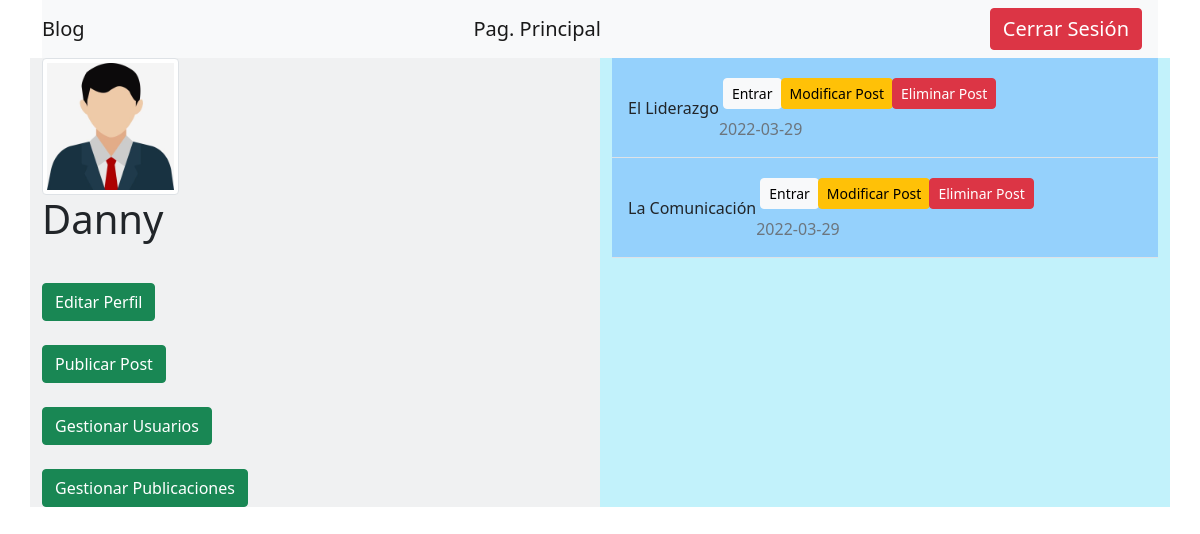
/Blog/Perfil/perfil.php (signed in), run on the app's committed database.
### tables this page shows
CREATE TABLE `poster` (
  `id` int(11) NOT NULL,
  `post` varchar(500) NOT NULL,
  `usuario` int(11) NOT NULL,
  `fecha_post` date NOT NULL,
  `titulo` varchar(100) NOT NULL
);

### Blog/Perfil/perfil.php (the view, shortened to what this page needs)
<?php
include "../Conexion/conexion.php";
?>
<!DOCTYPE html>
<html>
        <head>
    </head>
    <body>
        <div class="container">
            <div class="row">
            <div class="col-md-12">
      <nav class="navbar navbar-light bg-light">
  <a class="navbar-brand">Blog
  </a>
          <a class="navbar-brand" href="../index.php">Pag. Principal
  </a>
          <a class="navbar-brand btn btn-danger text-white" href="../Login/logout.php">Cerrar Sesión
  </a>
</nav>
</div>
        <div class="col-md-6 bg-secondary bg-opacity-10">
            <div>
                <?php
                    $ruta='../files/'.$_SESSION['id'].'/';
                    $filehandle = opendir($ruta);
                    while ($file = readdir($filehandle)) {
                    if ($file != "." && $file != "..") {
                    ?>
                    <div class="col-md-3">
                    <img class="img-thumbnail" <?php echo "src='$ruta$file'" ?>>
                    </div>
                    <?php
                    }
                    }
?>
                <label class="form-label"><h1><?php echo $_SESSION['usuario'];?></h1></label>
            </div>
            <br>
            <div class="col-md-12">
                <a class="btn btn-success" href="../FuncionesInfo/ModificarPerfil.php?id=<?php echo $_SESSION['id']; ?>">Editar Perfil</a>
            </div>
            <br>
            <div class="col-md-12">
                <a class="btn btn-success" href="../Perfil/portal.php?id=<?php echo $_SESSION['id']; ?>">Publicar Post</a>
            </div>
            <br>
            <?php if($_SESSION['superu'] != '0'){ ?>
            <div class="col-md-12">
                <a class="btn btn-success" href="../FuncS/ListUsers.php?id=<?php echo $_SESSION['id']; ?>">Gestionar Usuarios</a>
            </div>
            <br>
            <div class="col-md-12">
                <a class="btn btn-success" href="../FuncS/ListPost.php?id=<?php echo $_SESSION['id']; ?>">Gestionar Publicaciones</a>
            </div>
            <?php } ?>
        </div>
        <div class="col-md-6 bg-info bg-opacity-25">
                <?php
                $query = "SELECT * FROM poster WHERE usuario = '".$_SESSION['id']."' ORDER BY id DESC";
                $resultado = $mysqli->query($query);
                while($row = $resultado->fetch_array(MYSQLI_ASSOC)) {
                    ?>
            <div class="p-3 d-flex align-items-center border-bottom osahan-post-header bg-primary bg-opacity-25">
                        <div class="font-weight-bold mr-3">
                            <div class="text-justify"><?php echo $row['titulo']; ?></div>
                        </div>
                        <span class="ml-auto mb-auto">
                            <div class="btn-group p-1">
                                <a class="btn btn-light btn-sm rounded" href="postDirec.php?id=<?php echo $row['id'];?>">Entrar</a>
                                <a class="btn btn-warning btn-sm rounded" href="../FuncionesInfo/ModificarPost.php?id=<?php echo $row['id'];?>">Modificar Post</a>
                                <a class="btn btn-danger btn-sm rounded" href="../FuncionesInfo/EliminarPost.php?id=<?php echo $row['id'];?>">Eliminar Post</a>
                            </div>
                            <br />
                            <div class="text-right text-muted pt-1"><?php echo $row['fecha_post']; ?></div>
                        </span>
                    </div>
                    <?php } ?>
        </div>
            </div>
        </div>
    </body>
</html>

### data on the page
poster: titulo "El Liderazgo", fecha_post "2022-03-29"
poster: titulo "La Comunicación", fecha_post "2022-03-29"

### other printed values
$_SESSION['usuario'] "Danny"
